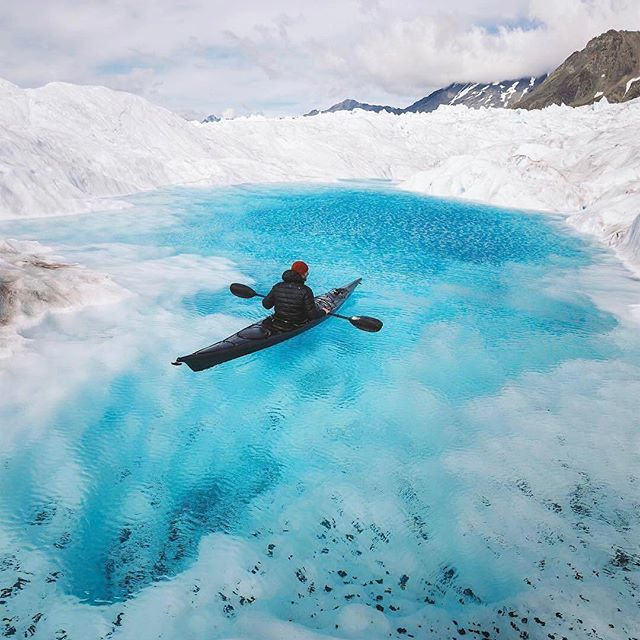
#> input picture images/test1.jpg, 640 x 640 px
$ python 5_geo_transform.py
#> lines starting #> are read from the running program, lines starting #| are printed output that depends on the picture
# coding:utf-8
import cv2
import numpy as np
import matplotlib.pyplot as plt


class GeoTransform:
    def __init__(self, infile):
#> called with infile = 'images/test1.jpg'
        self.infile = infile
        self.img = cv2.imread(self.infile)
#> self.img is the input picture: shape (640, 640, 3); mean B, G, R 200.6, 186.1, 143.9

    # [9 lines left out: function scale, not called in this run]


    def translate(self):
        rows,cols,ch=self.img.shape
#> rows = 640; cols = 640; ch = 3
        M=np.float32([[1,0,100],[0,1,50]])
        dst=cv2.warpAffine(self.img,M,(cols,rows))
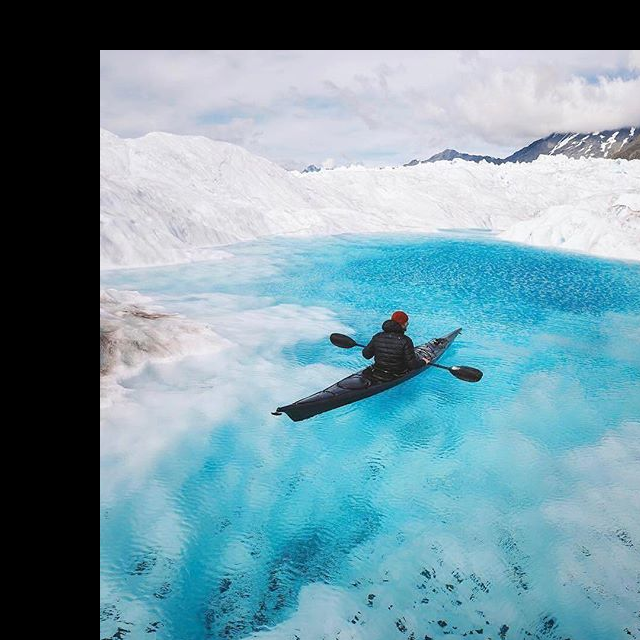
#> dst: shape (640, 640, 3); mean B, G, R 160.3, 148.4, 113.1
        print(self.img.shape)
#| (640, 640, 3)
        print(dst.shape)
#| (640, 640, 3)
        plt.subplot(121), plt.title('raw'), plt.imshow(cv2.cvtColor(self.img, cv2.COLOR_BGR2RGB)), plt.xticks(
            []), plt.yticks([])
        plt.subplot(122), plt.title('translate'), plt.imshow(cv2.cvtColor(dst, cv2.COLOR_BGR2RGB)), plt.xticks(
            []), plt.yticks([])
        plt.show()
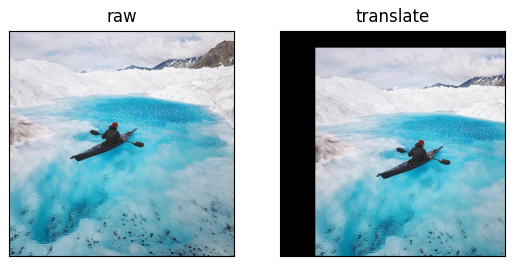
#> figure drawn by matplotlib, 2 panels

    # [41 lines left out: functions rotate, affine, perspective, not called in this run]

if __name__ == '__main__':
    trans = GeoTransform('images/test1.jpg')
    trans.translate()

$ run again, with images/apple.jpg copied over images/test1.jpg
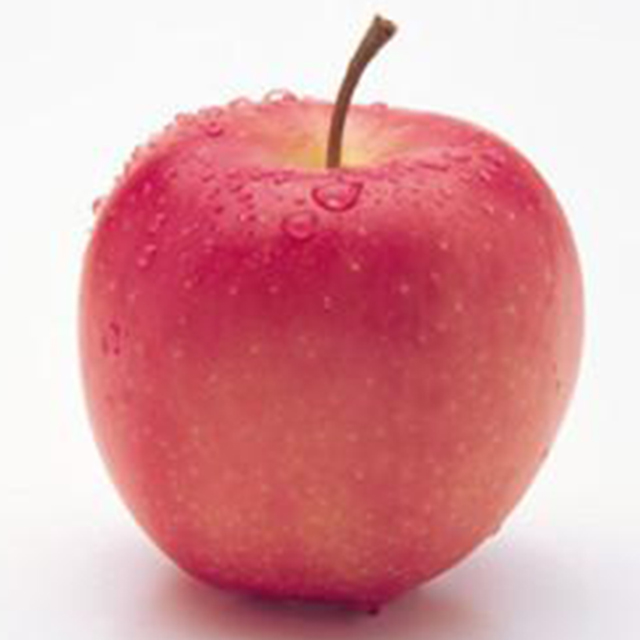
#> input picture images/apple.jpg, 640 x 640 px
#> in __init__, self.img is the input picture: shape (640, 640, 3); mean B, G, R 162.4, 157.4, 220.1
#> in translate, `dst=cv2.warpAffine(self.img,M,(cols,rows))`:
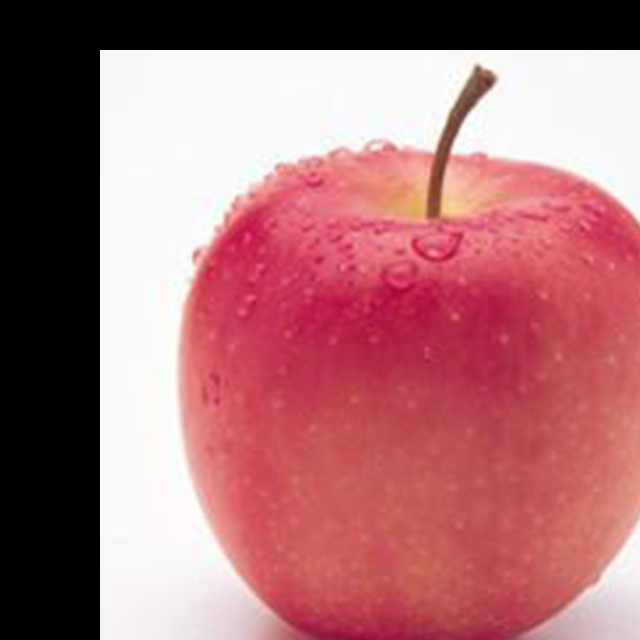
#> dst: shape (640, 640, 3); mean B, G, R 116.7, 112.3, 170.1
#| (640, 640, 3)
#| (640, 640, 3)
#> in translate, `plt.show()`:
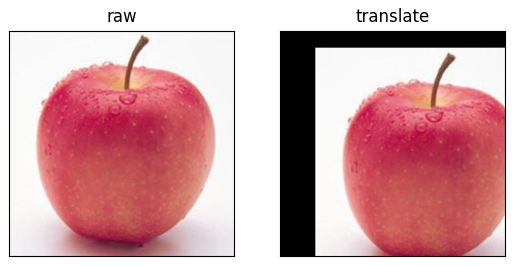
#> figure drawn by matplotlib, 2 panels
